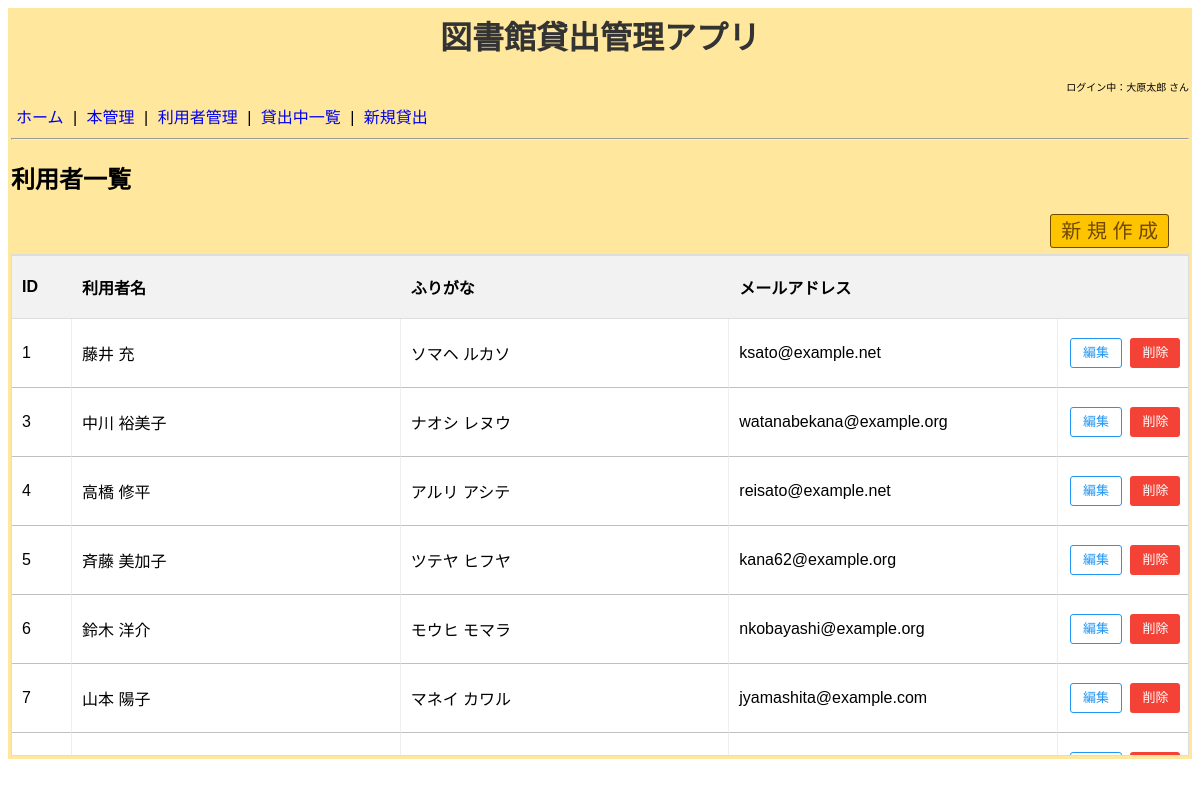
/users/, run on the app's committed database.
### models.py (models this page shows, shortened)
class User(db.Model):
    __tablename__ = 'users'
    user_id = db.Column(db.Integer, primary_key=True, autoincrement=True)
    name = db.Column(db.String(200), nullable=False)
    kana = db.Column(db.String(200), nullable=False)
    email = db.Column(db.String(200), nullable=False)
    created_at = db.Column(db.DateTime, nullable=False, default=db.func.now())
    deleted_at = db.Column(db.DateTime, nullable=True)

### application/users/views.py (the view)
@users_blueprint.route('/')
def index():
    edit_id = request.args.get('edit_id', type=int)
    list_users = User.query.filter(User.deleted_at.is_(None)).all()
    form = UserForm()
    return render_template('users/list.html',
                           list_users=list_users,
                           edit_id=edit_id,
                           form=form)

### application/users/forms.py
class UserForm( FlaskForm ):
    name = StringField('お名前',
                       validators=[DataRequired(message="名前は必須です")])
    kana = StringField('ふりがな',
                       validators=[DataRequired(message="名前は必須です")])
    email = EmailField('メールアドレス',
                       validators=[DataRequired(message="メールアドレスは必須です"),
                        Email(message="正しいメールアドレスを入力してください")])
    submit = SubmitField('登録する')

### templates/users/list.html (shortened to what this page needs)
{% extends "base.html" %}
{% block content %}
    <h2>利用者一覧</h2>
    <div style="text-align: right; padding-right: 20px;">
        <a href="{{ url_for('users.new_user') }}" class="shinki-button">新 規 作 成</a>
    </div>
    <div class="table-wrapper">
        <table class="user-table">
            <colgroup>
                <col style="width: 60px;">
                <col class="col-name">
                <col class="col-name">
                <col class="col-name">
                <col style="width: 130px;">
            </colgroup>
            <thead>
                <tr>
                    <th>ID</th>
                    <th>利用者名</th>
                    <th>ふりがな</th>
                    <th>メールアドレス</th>
                    <th></th>
                </tr>
            </thead>
            <tbody>
                {% for user in list_users %}
                <tr>
                    <td>{{ user.user_id }}</td>
                    {% if user.user_id == edit_id %}
                        <td>
                            <input type="text" name="name" form="form-{{user.user_id}}"
                                value="{{ form.name.data if form.name.data else user.name }}" class="table-input">
                            {% for error in form.name.errors %}<br><span class="error">{{ error }}</span>{% endfor %}
                        </td>
                        <td>
                            <input type="text" name="kana" form="form-{{user.user_id}}"
                                value="{{ form.kana.data if form.kana.data else user.kana }}" class="table-input">
                            {% for error in form.kana.errors %}<br><span class="error">{{ error }}</span>{% endfor %}
                        </td>
                        <td>
                            <input type="email" name="email" form="form-{{user.user_id}}"
                                value="{{ form.email.data if form.email.data else user.email }}" class="table-input">
                            {% for error in form.email.errors %}<br><span class="error">{{ error }}</span>{% endfor %}
                        </td>
                        <td class="actions">
                            <form id="form-{{user.user_id}}" action="{{ url_for('users.update_user', user_id=user.user_id) }}" method="POST">
                                {{ form.hidden_tag() }}
                                <input type="submit" value="確定" class="confirm-button">
                                <a href="{{ url_for('users.index') }}" class="cancel-link">キャンセル</a>
                            </form>
                        </td>
                    {% else %}
                        <td>{{ user.name }}</td>
                        <td>{{ user.kana }}</td>
                        <td>{{ user.email }}</td>
                        <td class="actions">
                            <a href="{{ url_for('users.index', edit_id=user.user_id) }}" class="edit-button">編集</a>
                            <form action="{{ url_for('users.delete_user', user_id=user.user_id) }}" method="POST" style="display: inline;">
                                <input type="submit" value="削除" class="delete-button" onclick="return confirm('本当に削除しますか？')">
                            </form>
                        </td>
                    {% endif %}
                </tr>
                {% endfor %}
            </tbody>
        </table>
    </div>
{% endblock %}

### templates/base.html (shortened to what this page needs)
<!DOCTYPE html>
<html lang="ja">
<head>
    <link rel="stylesheet" href="{{ url_for('static', filename='style.css') }}">
</head>
<body>
    <div class="container">
        <h1>図書館貸出管理アプリ</h1>
        <p style="font-size:10px;text-align: right;">ログイン中：大原太郎 さん</p>
        <nav class="header-nav">
            <a href="{{ url_for('show_home') }}">ホーム</a> |
            <a href="{{ url_for('books.index') }}">本管理</a> |
            <a href="{{ url_for('users.index') }}">利用者管理</a> |
            <a href="{{ url_for('borrows.index') }}">貸出中一覧</a> |
            <a href="#">新規貸出</a>
        </nav>
        <hr>
        {% block content %}{% endblock %}
    </div>
</body>
</html>

### static/style.css (style rules this page uses)
.container { background-color: #ffe89d; max-width: 2000px; padding: 3px; font-family: Arial, sans-serif; }
h1 { color: #333; text-align: center; margin-top: 1px; }
p { font-size: 20px; }
.delete-button { background-color: #f44336; color: white; border: none; padding: 5px 10px; border-radius: 3px; cursor: pointer; font-size: 14px; margin-top: 5px; }
.table-wrapper { max-height: 500px; overflow-y: auto; border: 1px solid #ddd; margin-top: 10px; padding: 0; }
.user-table { width: 100%; border-collapse: separate; border-spacing: 0; table-layout: fixed; }
.user-table thead th { position: sticky; top: 0; z-index: 10; background-color: #f2f2f2; font-weight: bold; text-align: left; padding: 12px 10px; box-shadow: inset 0 -1px 0 #ddd, inset 0 1px 0 #ddd; }
.user-table th:first-child, .user-table td:first-child { border-left: none; }
.user-table td { padding: 10px; background-color: #fff; border-bottom: 1px solid #c0c0c0; border-right: 1px solid #eee; height: 48px; vertical-align: middle; }
.user-table th:last-child, .user-table td:last-child { border-right: none; }
.user-table th { background-color: #f2f2f2; padding: 10px; height: 40px; text-align: left; }
.actions { text-align: right; white-space: nowrap; padding-right: 15px; }
.delete-button { background-color: #f44336; color: white; border: none; padding: 5px 10px; border-radius: 3px; cursor: pointer; font-size: 14px; }
.edit-button { background-color: #ffffff; color: #2196F3; border: 1px solid #2196F3; padding: 5px 10px; border-radius: 3px; text-decoration: none; font-size: 14px; display: inline-block; cursor: pointer; }
.actions form { display: inline-flex; align-items: center; margin: 0; vertical-align: middle; }
.shinki-button { background-color: rgb(255, 196, 0); color: rgb(112, 73, 0); border: 1px solid #6e4b00; padding: 5px 10px; border-radius: 3px; font-size: 20px; cursor: pointer; text-decoration: none; }
.edit-button, .confirm-button, .delete-button { height: 30px; line-height: 28px; padding: 0 12px; display: inline-block; box-sizing: border-box; font-size: 13px; vertical-align: middle; margin: 0 2px; text-align: center; }
.header-nav { margin-bottom: 10px; }
.header-nav a { text-decoration: none; color: #0000EE; margin: 0 5px; }

### data on the page
User: user_id "1", name "藤井 充", kana "ソマヘ ルカソ", email "ksato@example.net"
User: user_id "3", name "中川 裕美子", kana "ナオシ レヌウ", email "watanabekana@example.org"
User: user_id "4", name "高橋 修平", kana "アルリ アシテ", email "reisato@example.net"
User: user_id "5", name "斉藤 美加子", kana "ツテヤ ヒフヤ", email "kana62@example.org"
User: user_id "6", name "鈴木 洋介", kana "モウヒ モマラ", email "nkobayashi@example.org"
User: user_id "7", name "山本 陽子", kana "マネイ カワル", email "jyamashita@example.com"
